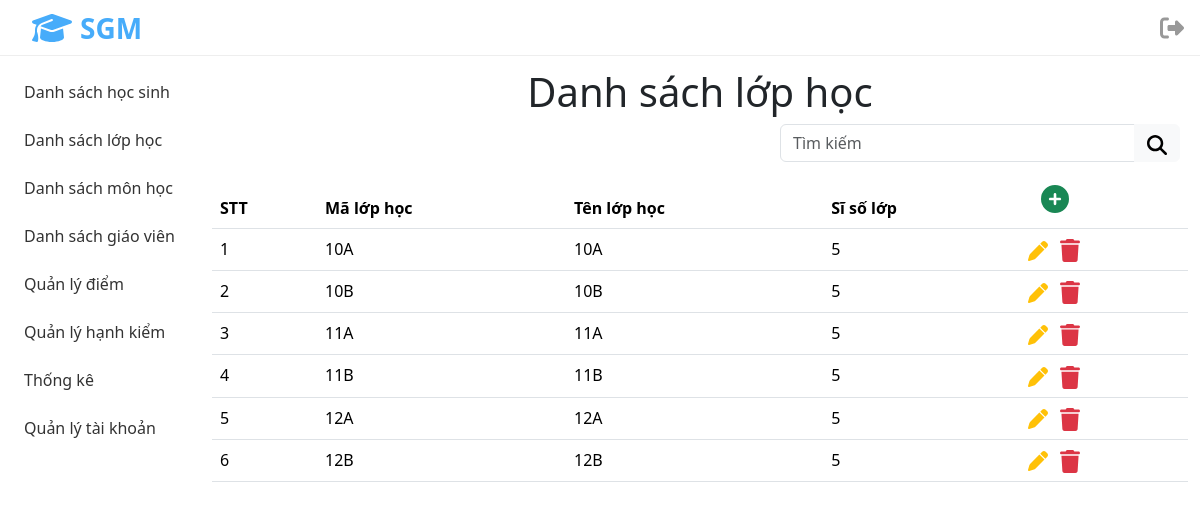
Page /views/classes/list.php (signed in) on the earlier database version.
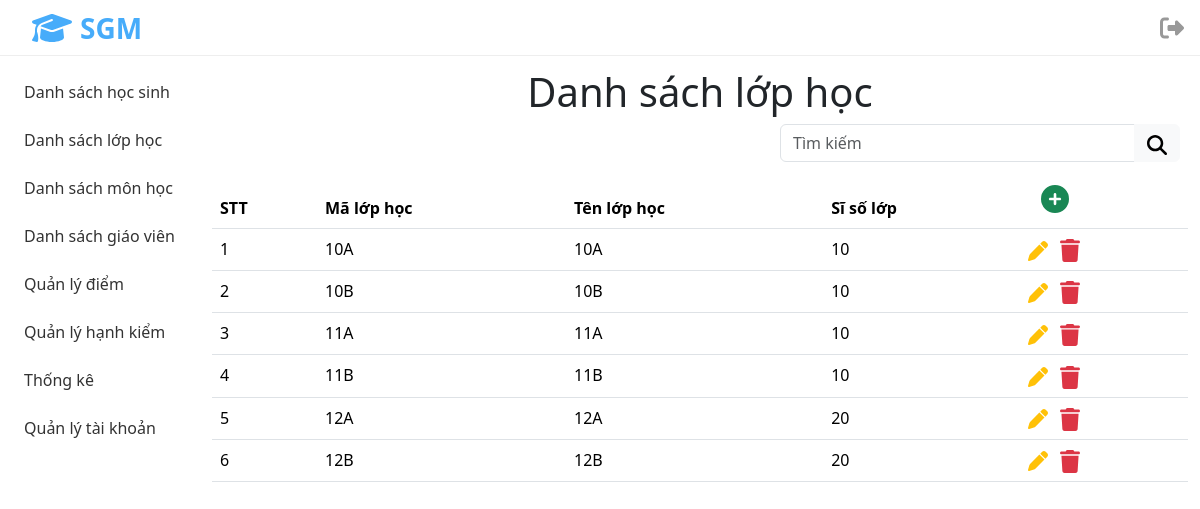
Same page on the later database version.
### tables this page shows
CREATE TABLE `lophoc` (
  `MaLop` varchar(10) NOT NULL,
  `TenLop` varchar(10) NOT NULL,
  `SiSoLop` int(11) DEFAULT NULL
);

### models/classes/list.php (the view)
<?php
$dirRoot = strstr(__DIR__, '\models', true);
require_once $dirRoot . '/connection.php';
$sql = "SELECT ROW_NUMBER() OVER (ORDER BY `MaLop` ASC) AS `STT`,
    `MaLop`,
    `TenLop`,
    `SiSoLop` FROM `lophoc` ORDER BY `MaLop` ASC";
$result = $conn->query($sql);
while ($row = $result->fetch_assoc()) {
?>
<tr>
    <td><?php echo $row['STT'] ?></td>
    <td><?php echo $row['MaLop'] ?></td>
    <td><?php echo $row['TenLop'] ?></td>
    <td><?php echo $row['SiSoLop'] ?></td>
    <td>
        <a href="edit.php?sid=<?php echo $row['MaLop'] ?>" class="mr-8 text-decoration-none">
            <img class="btn-hover w-20" src="/assets/imgs/pen.svg" alt="Sửa">
        </a>
        <a href="/controllers/Classes.php?sid=<?php echo $row['MaLop'] ?> " class="text-decoration-none">
            <img class="btn-hover w-20" src="/assets/imgs/trash.svg" alt="Xóa">
        </a>
    </td>
</tr>
<?php
}
?>

Differences in the rows shown:
changed lophoc "10A": SiSoLop "5" → "10"
changed lophoc "10B": SiSoLop "5" → "10"
changed lophoc "11A": SiSoLop "5" → "10"
changed lophoc "11B": SiSoLop "5" → "10"
changed lophoc "12A": SiSoLop "5" → "20"
changed lophoc "12B": SiSoLop "5" → "20"
